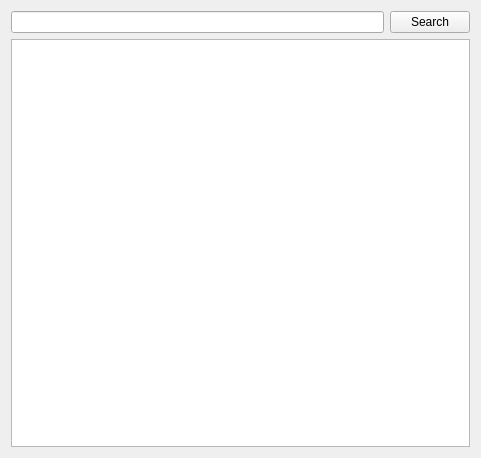
<?xml version="1.0" encoding="UTF-8"?>
<ui version="4.0">
 <class>searchBooksWidget</class>
 <widget class="QWidget" name="searchBooksWidget">
  <property name="geometry">
   <rect>
    <x>0</x>
    <y>0</y>
    <width>481</width>
    <height>458</height>
   </rect>
  </property>
  <property name="windowTitle">
   <string>Form</string>
  </property>
  <layout class="QGridLayout" name="gridLayout">
   <item row="0" column="0">
    <layout class="QHBoxLayout" name="horizontalLayout">
     <item>
      <widget class="QLineEdit" name="lineEdit"/>
     </item>
     <item>
      <widget class="QPushButton" name="pushButton">
       <property name="text">
        <string>Search</string>
       </property>
      </widget>
     </item>
    </layout>
   </item>
   <item row="1" column="0">
    <widget class="QTextEdit" name="textEdit"/>
   </item>
  </layout>
 </widget>
 <resources/>
 <connections/>
</ui>
